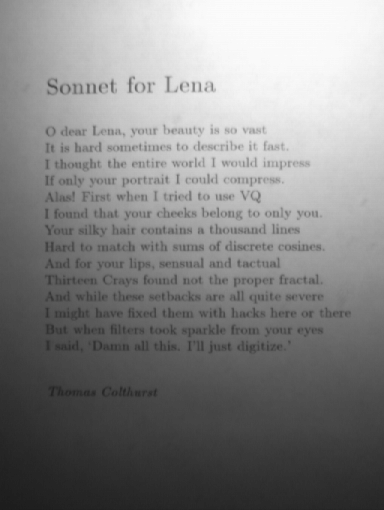
%> input picture Input Images/sonnet_for_lena.gif, 384 x 510 px
$ octave Thresholding.m   (GNU Octave 9; MATLAB toolbox functions it lacks are replaced by stand-ins)
%> lines starting %> are read from the running program, lines starting %| are printed output that depends on the picture; in (x1, y1, x2, y2) boxes, pixels count from 0 and x2, y2 are one past the last pixel; in counts of white or black regions, pixels touching at a corner belong together; the program's own positions count from 1
### Code/adap_threshold.m
function bw=adap_threshold(IM,ws,C,tm)
if (nargin<4)
    error('You must provide the image IM, the window size ws, and C.');
elseif (tm~=0 && tm~=1 && tm~=2 && tm~=3)
    error('tm must be 0 or 1 or 2 or 3 .');
end
IM=mat2gray(IM);
if (tm==0)
    %using mean filter
    mIM=imfilter(IM,fspecial('average',ws),'replicate');

elseif (tm==1 )
    %using median filter
    mIM=medfilt2(IM,[ws ws]);

elseif (tm==2)
    %using gaussian filter
    mIM=imgaussfilt (IM, 1.5);

elseif (tm==3)
    %using (max+min)/2 filter
    max_img = imdilate(IM, true(6));
    min_img = imerode(IM, true(6));
    mIM = (max_img + min_img)/2;
end

    sIM=mIM-IM-C;
    bw=im2bw(sIM,0);
    bw=imcomplement(bw);


end

### Code/globalthreshold.m
function thresh=globalthreshold(img,T,T0)

%Threshold an image using global thresholding

%T is the initial threshold guess

%When successive values of T become less than T0

%  the algorithm finishes


s=size(img);

numelem=s(1)*s(2);

imgfl=double(img);

Tlast=-T0;

while abs(T-Tlast)>T0

   tmp=imgfl>T;

   zeros1=sum(tmp(:));

   zeros2=numelem-zeros1;

   G1=tmp.*imgfl;

   G2=(~tmp).*imgfl;

   mu1=sum(G1(:))/zeros1;

   mu2=sum(G2(:))/zeros2;

   Tlast=T;

   T=1/2*(mu1+mu2)

end

thresh=T;


### Code/Thresholding.m
 clc;
 clear all;
 close all;
 % Read the first image
 I=imread('sonnet_for_lena.gif');
%> I: size 510x384 uint8; min 0, max 112, mean 55.3
 % Adaptive threshold with Gaussian Filter
 img_adapt1=adap_threshold(I,10,0.03,2);
%> in adap_threshold, `bw=im2bw(sIM,0);`: bw: size 510x384 logical; 4.6% white in thin lines or dots, all inside (x1, y1, x2, y2) = (44, 0, 384, 395)
 figure(1);
 subplot(2,2,1);
 imshow(img_adapt1);
 title('Adaptive Thresholding wz Gaussian Image1');
 subplot(2,2,2);
 % Adaptive threshold with Median Filter
 img_adapt2=adap_threshold(I,10,0.03,1);
%> call 2 of adap_threshold, with ws = 10, C = 0.03, tm = 1
%> in adap_threshold (call 2), `bw=im2bw(sIM,0);`:
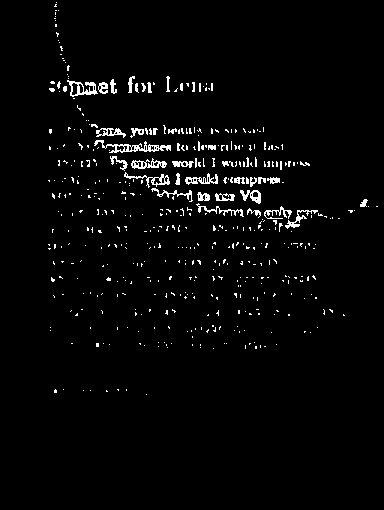
%> bw: size 510x384 logical; 2.7% white in thin lines or dots, all inside (x1, y1, x2, y2) = (48, 2, 378, 395)
 imshow(img_adapt2);
 title('Adaptive Thresholding wz Median Image1');
 subplot(2,2,3);
 % 0TSU
 thresh1_ratio =graythresh(I);
%> thresh1_ratio = 0.216
 img1_thresh = im2bw(I,thresh1_ratio);
%> img1_thresh: size 510x384 logical; 49.6% white; 180 white regions (170 under 20 px), largest, box (x1, y1, x2, y2) and area: (53, 0, 384, 222) 57655, (0, 328, 384, 510) 38394, (55, 344, 71, 351) 85
 imshow(img1_thresh);
 title('OTSU Image1');
 subplot(2,2,4);
 % Adaptive threshold Max & Min
 max_min1=adap_threshold(I,10,0.03,3);
%> in adap_threshold (call 3), `bw=im2bw(sIM,0);`: bw: size 510x384 logical; 15.6% white; 377 white regions (304 under 20 px), largest, box (x1, y1, x2, y2) and area: (43, 0, 384, 321) 19052, (148, 322, 326, 356) 2128, (94, 305, 159, 321) 468
 imshow( max_min1);
 title('Max-Min Image1');
 % Read the second image
 Im=imread('wdg3.GIF');
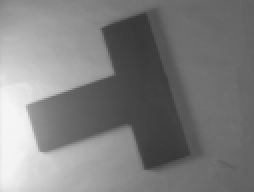
%> input picture Input Images/wdg3.GIF, 127 x 96 px (shown 2 times larger)
%> Im: size 96x127 uint8; min 0, max 189, mean 70.5
 figure(3);
 subplot(1,2,1);
 imshow(Im);
 title('Original Image');
 figure(2);
 % Adaptive threshold with Gaussian Filter
 img_adapt2=adap_threshold(Im,10,0.03,2);
%> in adap_threshold (call 4), `bw=im2bw(sIM,0);`: bw: size 96x127 logical; 3.4% white in thin lines or dots, all inside (x1, y1, x2, y2) = (13, 5, 114, 85)
 subplot(2,2,1);
 imshow(img_adapt2);
 title('Adaptive Thresholding wz Gaussian Image2');
 % Adaptive threshold with Median Filter
 img_adapt2=adap_threshold(Im,10,0.03,1);
%> call 5 of adap_threshold, with ws = 10, C = 0.03, tm = 1
%> in adap_threshold (call 5), `bw=im2bw(sIM,0);`:
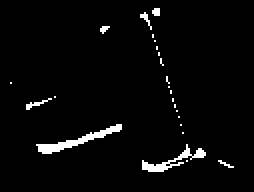
%> bw: size 96x127 logical (shown 2 times larger); 3.1% white; 24 white regions (21 under 20 px), largest, box (x1, y1, x2, y2) and area: (18, 62, 61, 77) 157, (71, 72, 103, 86) 117, (13, 49, 26, 55) 23
 subplot(2,2,2);
 imshow(img_adapt2);
 title('Adaptive Thresholding wz Median Image2');
 % OTSU
 subplot(2,2,3);
 thresh2_ratio =graythresh(Im);
%> thresh2_ratio = 0.329
 img2_thresh = im2bw(Im,thresh2_ratio);
%> img2_thresh: size 96x127 logical; 33.7% white; 1 white region, box (x1, y1, x2, y2) and area: (0, 1, 67, 96) 4109
 imshow( img2_thresh);
 title('OTSU Image2');
 % Adaptive threshold with Max & Min
 subplot(2,2,4);
 max_min2=adap_threshold(Im,7,0.02,3);
%> call 6 of adap_threshold, with ws = 7, C = 0.02, tm = 3
%> in adap_threshold (call 6), `sIM=mIM-IM-C;`:
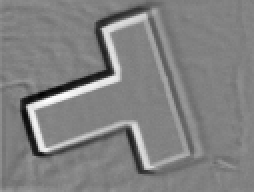
%> sIM: size 96x127 double (shown 2 times larger); min -0.248, max 0.2, mean -0.0206; drawn with min black and max white
%> in adap_threshold (call 6), `bw=im2bw(sIM,0);`: bw: size 96x127 logical; 10.4% white; 40 white regions (37 under 20 px), largest, box (x1, y1, x2, y2) and area: (13, 6, 95, 85) 972, (76, 4, 98, 64) 146, (96, 65, 101, 79) 34
 imshow( max_min2);
 title('Max-Min Image2');
 figure(3);
 subplot(1,2,2);
 % Apply Global thresholding
 t2=globalthreshold(Im,150,0.001);
%> the loop in globalthreshold, `while abs(T-Tlast)>T0` made 9 passes
%> (zeros1, zeros2, mu1, mu2, Tlast, T) on passes 2 to 9: (2121, 10071, 154.2, 52.89, 117.3, 103.6), (2846, 9346, 143, 48.44, 103.6, 95.73), (3338, 8854, 136.6, 45.6, 95.73, 91.11), (3613, 8579, 133.3, 44.07, 91.11, 88.7), (3839, 8353, 130.8, 42.82, 88.7, 86.8), (3972, 8220, 129.3, 42.1, 86.8, 85.72), (4029, 8163, 128.7, 41.79, 85.72, 85.26), (4029, 8163, 128.7, 41.79, 85.26, 85.26)
%> (zeros1, zeros2, mu1, mu2, T) on pass 1: (1105, 11087, 174.5, 60.15, 117.3)
%> pass 1, in globalthreshold, `tmp=imgfl>T;`:
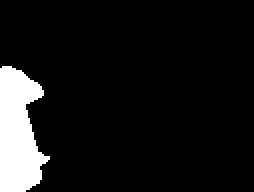
%> tmp: size 96x127 logical (shown 2 times larger); 9.1% white; 1 white region, box (x1, y1, x2, y2) and area: (0, 33, 25, 96) 1105
%> pass 1, in globalthreshold, `G2=(~tmp).*imgfl;`:
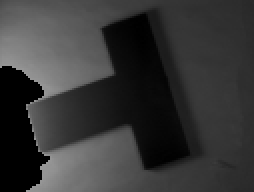
%> G2: size 96x127 double (shown 2 times larger); min 0, max 150, mean 54.7
%> in globalthreshold, `thresh=T;`: thresh = 85.26
%> t2 = 85.26
 t2=t2/255;
%> t2 = 0.334
 Global_filter2 = im2bw(Im,t2);
%> Global_filter2: size 96x127 logical; 33% white; 1 white region, box (x1, y1, x2, y2) and area: (0, 1, 66, 96) 4029
 imshow( Global_filter2);
 title('Global thersolding Image2');
 % Apply Single value thresholding
 figure(4);
 subplot(1,1,1);
 single_value = im2bw(Im,0.3);
%> single_value: size 96x127 logical; 37.5% white; 1 white region, box (x1, y1, x2, y2) and area: (0, 0, 69, 96) 4567
 imshow( single_value);
 title('Single value thersolding Image2');
 % Apply histogram for both images
 figure(5);
 subplot(1,2,1);
 imhist(I);
 title('Histogram Image1');
 subplot(1,2,2);
 imhist(Im)
 title('Histogram Image2')
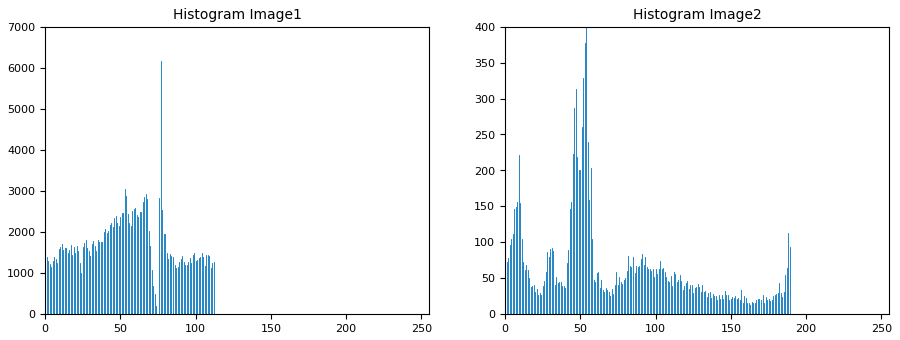
%> figure redrawn from the program's plot data, 2 panels; panel 1: highest point at x = 77, y = 6170; panel 2: highest point at x = 54, y = 400
